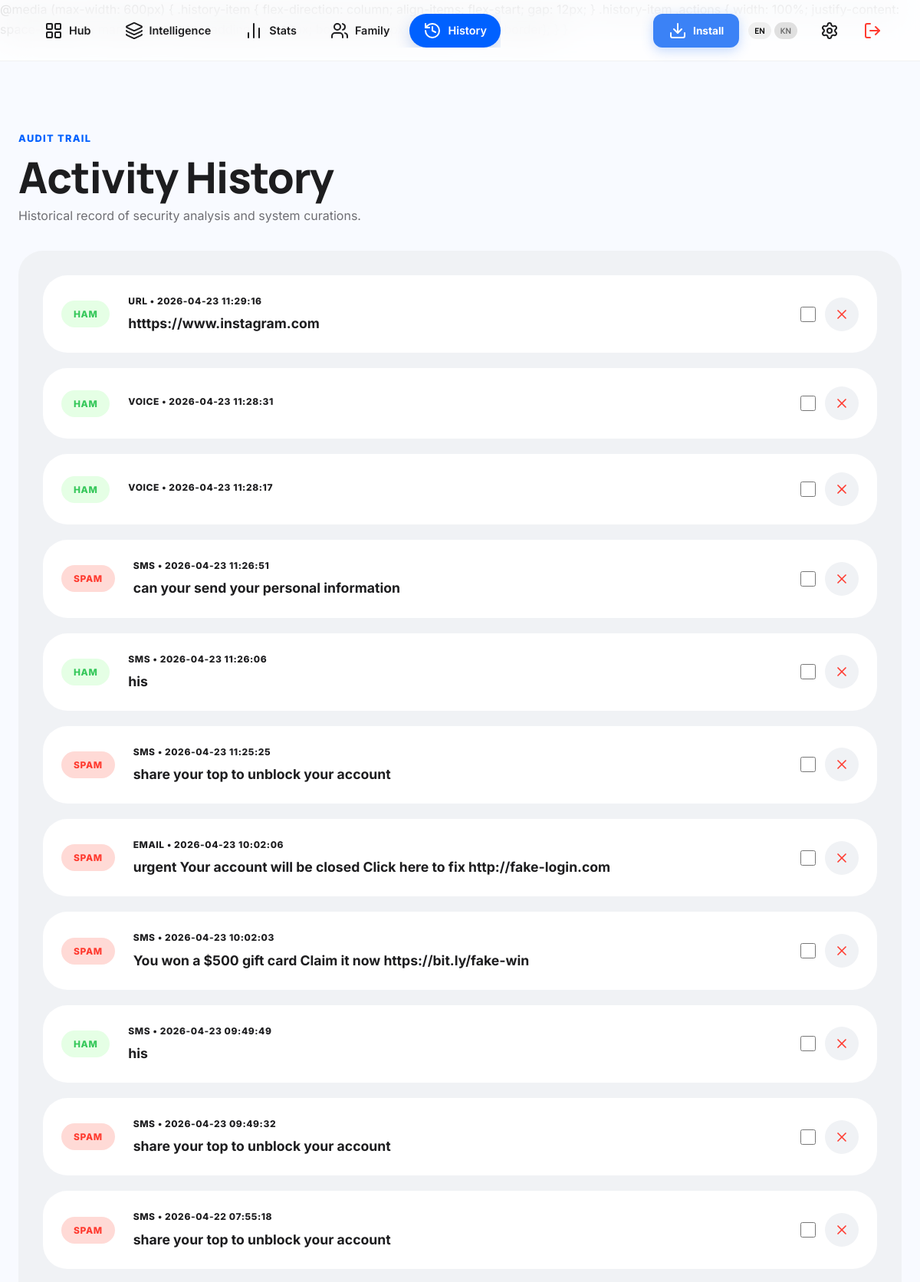
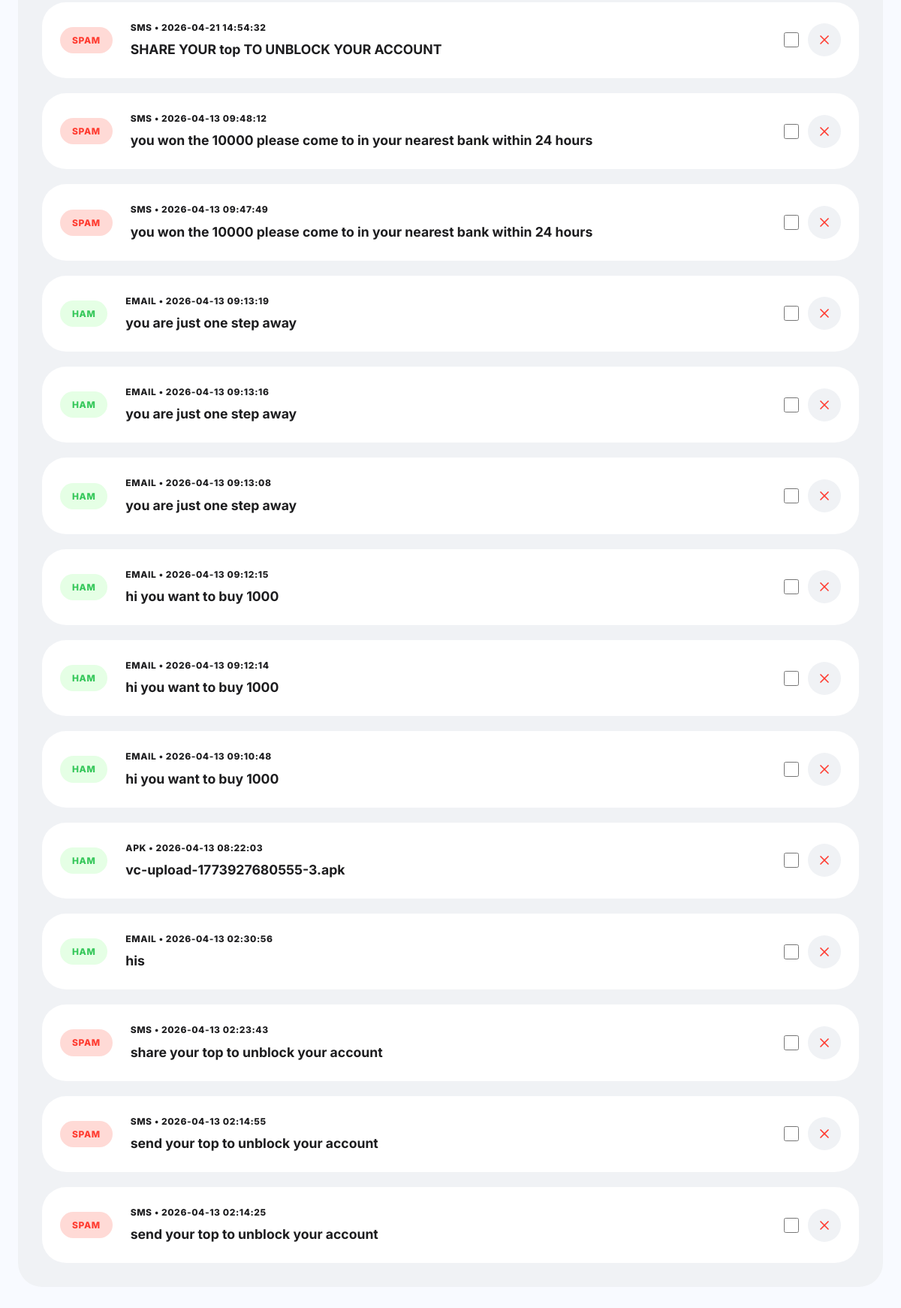
The app's page /history (signed in) with its own data (2 pictures, top to bottom).
### tables this page shows
CREATE TABLE scans (
        id INTEGER PRIMARY KEY AUTOINCREMENT,
        user_id INTEGER,
        scan_type TEXT, -- 'email', 'url', 'id_card'
        content TEXT,    -- The text analyzed or filename for ID cards
        prediction TEXT, -- 'Spam'/'Ham' or 'Fake'/'Genuine'
        score INTEGER,
        explanation TEXT,
        timestamp DATETIME DEFAULT CURRENT_TIMESTAMP, is_reported INTEGER DEFAULT 0, explanation_kn TEXT,
        FOREIGN KEY(user_id) REFERENCES users(id)
    );

### app.py (the view)
@app.route("/history")
def history():
    if not session.get("logged_in"): return redirect("/")
    if session.get("admin_verified"): return redirect("/admin")
    conn = get_db()
    cursor = conn.cursor()
    cursor.execute("SELECT id FROM users WHERE email=?", (session.get("email"),))
    user = cursor.fetchone()
    if not user:
        conn.close()
        session.clear()
        return redirect("/")
    cursor.execute("SELECT * FROM scans WHERE user_id=? ORDER BY timestamp DESC", (user["id"],))
    scans = [dict(row) for row in cursor.fetchall()]
    conn.close()
    return render_template("history.html", scans=scans)

### database.py (called while the page is built)
def get_db():
    db_path = os.getenv("DATABASE_PATH", "database.db")
    conn = sqlite3.connect(db_path)
    conn.row_factory = sqlite3.Row
    return conn

### templates/history.html (shortened to what this page needs)
<!DOCTYPE html>
<html lang="en">
<head>
    <link rel="stylesheet" href="{{ url_for('static', filename='style.css') }}">
</head>
<body>
    <nav class="top-nav">
        <div class="nav-wrapper">
            <div class="nav-container">
                <a href="/dashboard" class="nav-link"><i data-lucide="layout-grid"></i> Hub</a>
                <a href="/classification" class="nav-link"><i data-lucide="layers"></i> Intelligence</a>
                <a href="/analytics" class="nav-link"><i data-lucide="bar-chart-2"></i> Stats</a>
                <a href="/family" class="nav-link"><i data-lucide="users"></i> Family</a>
                <a href="/history" class="nav-link active"><i data-lucide="history"></i> History</a>
            </div>
            <div class="nav-right">
                <button id="pwa-install-btn" class="btn-pwa-old" style="display: none;">
                    <i data-lucide="download"></i> Install
                </button>
                <div style="display: flex; gap: 4px; margin-right: 8px;">
                    <button onclick="setLanguage('en')" id="btn-en" class="btn" style="padding: 4px 8px; font-size: 0.65rem;">EN</button>
                    <button onclick="setLanguage('kn')" id="btn-kn" class="btn" style="padding: 4px 8px; font-size: 0.65rem; background: #e0e0e0; color: #666;">KN</button>
                </div>
                <a href="/settings" class="nav-icon-btn"><i data-lucide="settings"></i></a>
                <a href="/logout" class="nav-icon-btn text-danger"><i data-lucide="log-out"></i></a>
            </div>
        </div>
    </nav>
    <main class="main-content animate-fade-in">
        <header class="editorial-header" style="display: flex; justify-content: space-between; align-items: flex-end; flex-wrap: wrap; gap: 20px;">
            <div>
                <span class="editorial-cap">Audit Trail</span>
                <h1 id="tour-hub-title">Activity History</h1>
                <p style="color: var(--text-muted); font-size: 1rem; margin-top: 8px;">Historical record of security analysis and system curations.</p>
            </div>
        </header>
        <div class="layout-section">
        {% if scans %}
        <div class="history-list">
            {% for scan in scans %}
            {% set is_spam = scan.prediction in ['Spam', 'Fake'] %}
            <div class="history-item" id="scan-row-{{ scan.id }}">
                <div class="status-badge {{ 'status-spam' if is_spam else 'status-ham' }}">
                    {{ scan.prediction }}
                </div>
                <div style="flex: 1; min-width: 0;">
                    <p style="font-size: 0.75rem; font-weight: 800; color: var(--on-surface-variant); text-transform: uppercase; letter-spacing: 0.05em; margin-bottom: 6px;">{{ scan.scan_type }} • {{ scan.timestamp }}</p>
                    <p style="font-size: 1.1rem; font-weight: 700; color: var(--on-surface); overflow: hidden; text-overflow: ellipsis; white-space: nowrap;">{{ scan.content }}</p>
                </div>
                <div class="actions" style="display: flex; gap: 12px; align-items: center;">
                    <input type="checkbox" class="scan-checkbox" value="{{ scan.id }}" onclick="updateBulkButton()" style="width: 20px; height: 20px;">
                    <button onclick="deleteRecord('{{ scan.id }}')" class="btn" style="background: var(--surface-container-low); padding: 12px; color: var(--danger);">
                        <i data-lucide="x" style="width: 20px; height: 20px;"></i>
                    </button>
                </div>
            </div>
            {% endfor %}
        </div>
        {% endif %}
        </div>
    </main>
<script src="{{ url_for('static', filename='pwa.js') }}"></script></body>
</html>

### static/style.css (style rules this page uses)
:root { --primary: #0061ff; --primary-light: #e6f0ff; --primary-dark: #004dc7; --accent: #5e5ce6; --bg-app: #f8faff; --bg-card: #ffffff; --bg-sidebar: rgba(255, 255, 255, 0.9); --primary-container: #004dc7; --surface: #f8faff; --surface-container-low: #f0f2f5; --surface-container-lowest: #ffffff; --radius-chat: 24px 24px 24px 4px; --text-main: #1d1d1f; --text-muted: #6e6e73; --text-on-primary: #ffffff; --success: #34c759; --danger: #ff3b30; --warning: #ff9500; --info: #007aff; --radius-full: 9999px; --radius-2xl: 40px; --radius-xl: 32px; --radius-lg: 24px; --radius-md: 16px; --radius-sm: 8px; --shadow-sm: 0 2px 8px rgba(0, 0, 0, 0.04); --shadow-md: 0 10px 30px rgba(0, 0, 0, 0.06); --shadow-lg: 0 20px 50px rgba(0, 0, 0, 0.1); --sidebar-width: 80px; --header-height: 80px; --panel-right-width: 380px; }
* { margin: 0; padding: 0; box-sizing: border-box; -webkit-tap-highlight-color: transparent; }
body { background: var(--bg-app); color: var(--text-main); font-family: 'Inter', sans-serif; line-height: 1.6; overflow-x: hidden; min-height: 100vh; }
h1, h2, h3, h4, .headline { font-family: 'Manrope', sans-serif; font-weight: 800; letter-spacing: -0.02em; }
.btn-pwa-old { background: #3b82f6 !important; color: white !important; border: none !important; padding: 10px 20px !important; border-radius: 12px !important; font-weight: 700 !important; font-size: 0.85rem !important; cursor: pointer !important; display: inline-flex !important; align-items: center !important; gap: 8px !important; transition: all 0.3s cubic-bezier(0.16, 1, 0.3, 1) !important; box-shadow: 0 4px 15px rgba(59, 130, 246, 0.3) !important; font-family: 'Inter', sans-serif !important; }
.top-nav { position: fixed; top: 0; left: 0; right: 0; height: var(--header-height); background: rgba(255, 255, 255, 0.8); backdrop-filter: blur(20px); -webkit-backdrop-filter: blur(20px); border-bottom: 1px solid rgba(0,0,0,0.05); display: flex; align-items: center; padding: 0 20px; z-index: 1000; }
@media (min-width: 768px) { .top-nav { padding: 0 40px; } }
.nav-wrapper { display: flex; justify-content: space-between; align-items: center; width: 100%; max-width: 1400px; margin: 0 auto; }
.nav-container { display: flex; gap: 8px; align-items: center; overflow-x: auto; scrollbar-width: none; -ms-overflow-style: none; }
.nav-link { color: var(--on-surface-variant); text-decoration: none; font-weight: 600; font-size: 0.9rem; transition: all 0.3s cubic-bezier(0.16, 1, 0.3, 1); display: flex; align-items: center; gap: 8px; padding: 10px 18px; border-radius: 50px; white-space: nowrap; }
.nav-link.active { background: var(--primary); color: white; box-shadow: 0 8px 20px rgba(0, 75, 202, 0.2); }
.nav-right { display: flex; gap: 12px; align-items: center; }
.nav-icon-btn { width: 44px; height: 44px; border-radius: 12px; display: flex; align-items: center; justify-content: center; color: var(--on-surface-variant); transition: all 0.3s cubic-bezier(0.16, 1, 0.3, 1); cursor: pointer; position: relative; background: transparent; border: none; }
.main-content { margin-top: var(--header-height); padding: 24px 16px; max-width: 1200px; margin-left: auto; margin-right: auto; width: 100%; }
@media (min-width: 768px) { .main-content { padding: 40px 24px; } }
.layout-section { background: var(--surface-container-low); border-radius: var(--radius-xl); padding: 32px; margin-bottom: 32px; }
.btn { padding: 14px 28px; border-radius: var(--radius-xl); font-weight: 700; font-size: 0.95rem; border: none; cursor: pointer; display: inline-flex; align-items: center; justify-content: center; gap: 10px; transition: all 0.3s cubic-bezier(0.16, 1, 0.3, 1); font-family: 'Manrope', sans-serif; }
.editorial-header { margin-bottom: 32px; text-align: center; }
@media (min-width: 768px) { .editorial-header { text-align: left; } }
.editorial-header h1 { font-size: 2.5rem; line-height: 1.1; }
@media (min-width: 768px) { .editorial-header h1 { font-size: 3.5rem; } }
.editorial-cap { font-size: 0.8rem; font-weight: 800; text-transform: uppercase; color: var(--primary); letter-spacing: 0.1em; margin-bottom: 8px; display: block; }
.animate-fade-in { animation: fadeIn 0.6s cubic-bezier(0.16, 1, 0.3, 1) forwards; }
.text-danger { color: var(--danger); }

### records on screen
scans: prediction "HAM", scan_type "URL", timestamp "2026-04-23 11:29:16", content "htttps://www.instagram.com"
scans: prediction "HAM", scan_type "VOICE", timestamp "2026-04-23 11:28:31"
scans: prediction "HAM", scan_type "VOICE", timestamp "2026-04-23 11:28:17"
scans: prediction "SPAM", scan_type "SMS", timestamp "2026-04-23 11:26:51", content "can your send your personal information"
scans: prediction "HAM", scan_type "SMS", timestamp "2026-04-23 11:26:06", content "his"
scans: prediction "SPAM", scan_type "SMS", timestamp "2026-04-23 11:25:25", content "share your top to unblock your account"
scans: prediction "SPAM", scan_type "EMAIL", timestamp "2026-04-23 10:02:06", content "urgent Your account will be closed Click here to fix http://fake-login.com"
scans: prediction "SPAM", scan_type "SMS", timestamp "2026-04-23 10:02:03", content "You won a $500 gift card Claim it now https://bit.ly/fake-win"
scans: prediction "HAM", scan_type "SMS", timestamp "2026-04-23 09:49:49", content "his"
scans: prediction "SPAM", scan_type "SMS", timestamp "2026-04-23 09:49:32", content "share your top to unblock your account"
scans: prediction "SPAM", scan_type "SMS", timestamp "2026-04-22 07:55:18", content "share your top to unblock your account"
scans: prediction "SPAM", scan_type "SMS", timestamp "2026-04-21 14:54:32", content "SHARE YOUR top TO UNBLOCK YOUR ACCOUNT"
scans: prediction "SPAM", scan_type "SMS", timestamp "2026-04-13 09:48:12", content "you won the 10000 please come to in your nearest bank within 24 hours"
scans: prediction "SPAM", scan_type "SMS", timestamp "2026-04-13 09:47:49", content "you won the 10000 please come to in your nearest bank within 24 hours"
scans: prediction "HAM", scan_type "EMAIL", timestamp "2026-04-13 09:13:19", content "you are just one step away"
scans: prediction "HAM", scan_type "EMAIL", timestamp "2026-04-13 09:13:16", content "you are just one step away"
scans: prediction "HAM", scan_type "EMAIL", timestamp "2026-04-13 09:13:08", content "you are just one step away"
scans: prediction "HAM", scan_type "EMAIL", timestamp "2026-04-13 09:12:15", content "hi you want to buy 1000"
scans: prediction "HAM", scan_type "EMAIL", timestamp "2026-04-13 09:12:14", content "hi you want to buy 1000"
scans: prediction "HAM", scan_type "EMAIL", timestamp "2026-04-13 09:10:48", content "hi you want to buy 1000"
scans: prediction "HAM", scan_type "APK", timestamp "2026-04-13 08:22:03", content "vc-upload-1773927680555-3.apk"
scans: prediction "HAM", scan_type "EMAIL", timestamp "2026-04-13 02:30:56", content "his"
scans: prediction "SPAM", scan_type "SMS", timestamp "2026-04-13 02:23:43", content "share your top to unblock your account"
scans: prediction "SPAM", scan_type "SMS", timestamp "2026-04-13 02:14:55", content "send your top to unblock your account"
scans: prediction "SPAM", scan_type "SMS", timestamp "2026-04-13 02:14:25", content "send your top to unblock your account"
